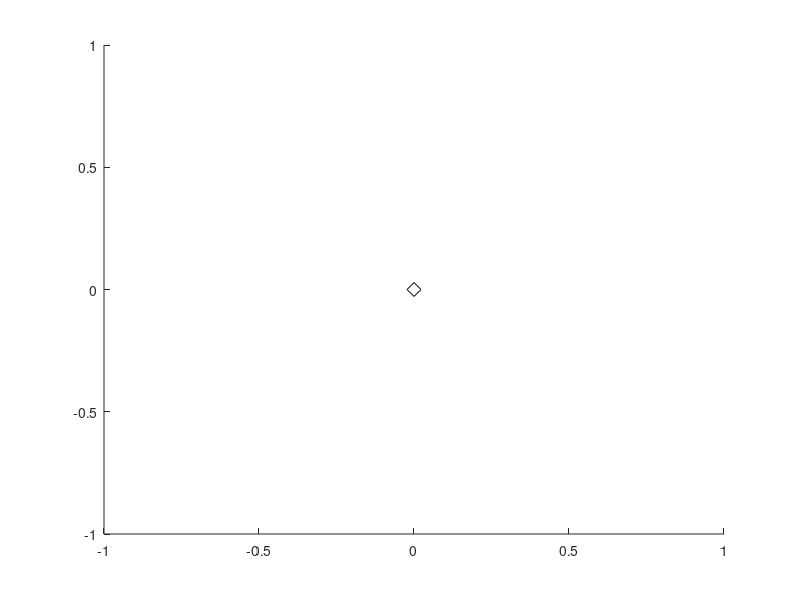

The MATLAB source for this figure: (Note: this script raises an error after producing the figure.)
%%%%%%%%%%%%%%%%%%%%%%%%%%%%%%%%%%%%%%%%%%%%%%%%%%%%%%%%%%%%%%%%%%%%%%%%%%%
% Demo Code for incremental LPV-DS Learning Algorithm from paper:         %
%  'A Physically Const....'                                               %                                                 %
%%%%%%%%%%%%%%%%%%%%%%%%%%%%%%%%%%%%%%%%%%%%%%%%%%%%%%%%%%%%%%%%%%%%%%%%%%%
%% %%%%%%%%%%%%%%%%%%%%%%%%%%%%%%%%%%%%%%%%
%%  DATA LOADING OPTION 1: Draw with GUI %%
%%%%%%%%%%%%%%%%%%%%%%%%%%%%%%%%%%%%%%%%%%%
% Clear all Data
close all; clear all; clc;
%% Draw batches of data
fig1 = figure('Color',[1 1 1]);
limits = [-6 6 -2 0.5];
axis(limits)
set(gcf, 'Units', 'Normalized', 'OuterPosition', [0.25, 0.55, 0.2646 0.4358]);
grid on

% Global Attractor of DS
att_g = [0 0]';
radius_fun = @(x)(1 - my_exp_loc_act(5, att_g, x));
scatter(att_g(1),att_g(2),100,[0 0 0],'d'); hold on;

% Draw Reference Trajectories
data = draw_mouse_data_on_DS(fig1, limits);
Data = []; x0_all = [];
for l=1:length(data)    
    % Check where demos end and shift
    data_ = data{l};
    data_(1:2,:) = data_(1:2,:) - repmat(data_(1:2,end), [1 length(data_)]);
    data_(3:4,end) = zeros(2,1);
    Data = [Data data_];
    x0_all = [x0_all data_(1:2,1)];
end

% Position/Velocity Trajectories
Xi_ref     = Data(1:2,:);
Xi_dot_ref = Data(3:end,:);

%% Store as first batch
Data_1 = Data;
x0_all_1 = x0_all;
Xi_ref_1 = Xi_ref;
Xi_dot_ref_1 = Xi_dot_ref;

%% Store as second batch
Data_2 = Data;
x0_all_2 = x0_all;
Xi_ref_2 = Xi_ref;
Xi_dot_ref_2 = Xi_dot_ref;

%% %%%%%%%%%%%%%%%%%%%%%%%%%%%%%%%%%%%%%%%%%%%%%%%%%%%
%%  DATA LOADING OPTION 2: Choose from LASA DATASET %%
%%%%%%%%%%%%%%%%%%%%%%%%%%%%%%%%%%%%%%%%%%%%%%%%%%%%%%
% Choose DS LASA Dataset to load
% clear all; close all; clc

% Global Attractor of DS
att_g = [0 0]';

%%%%%%%%%%%%%%%%%%%%%%%%%%
%  Load Chosen Dataset %%%
%%%%%%%%%%%%%%%%%%%%%%%%%%
% Multi-Models are Motions 27-28-29-30...
m = 28;
sample = 2;
show_trajectories = 1;
[demos, name] = load_LASA_dataset_shape(m);

% Global Attractor of DS
att_g = [0 0]';

% Extracting data for model 1
Data_1 = []; x0_all_1 = [];
for l=5:7
    % Check where demos end and shift
    data_ = [demos{l}.pos(:,1:sample:end); demos{l}.vel(:,1:sample:end);];
    Data_1 = [Data_1 data_];
    x0_all_1 = [x0_all_1 data_(1:2,20)];
    clear data_
end

% Position/Velocity Trajectories
Xi_ref_1     = Data_1(1:2,:);
Xi_dot_ref_1 = Data_1(3:end,:);


% Extracting data for model 2
Data_2 = []; x0_all_2 = [];
for l=1:4
    % Check where demos end and shift
    data_ = [demos{l}.pos(:,1:sample:end); demos{l}.vel(:,1:sample:end);];
    Data_2 = [Data_2 data_];
    x0_all_2 = [x0_all_2 data_(1:2,20)];
    clear data_
end

% Position/Velocity Trajectories
Xi_ref_2     = Data_2(1:2,:);
Xi_dot_ref_2 = Data_2(3:end,:);

%% %%%%%%%%%%%%%%%%%%%%%%%%%%%%%%%%%%%%%%%%%%%%%%%%%%%%%%%
%%  DATA LOADING OPTION 3: Load from Pre-drawn Examples %%
%%%%%%%%%%%%%%%%%%%%%%%%%%%%%%%%%%%%%%%%%%%%%%%%%%%%%%%%%%
% Example Figure. 6
clear all; close all; clc
load('./datasets/CoRL-paper-Datasets/incremental_1.mat')

% Example Figure. 7
clear all; close all; clc
load('./datasets/CoRL-paper-Datasets/incremental_2.mat')


%%%%%%%%%%%%%%%%%%%%%%%%%%%%%%%%%%%%%%%%%%%%%%%%%%%%%%%%%%%%
%%      Show Trajectories either from Option 1 or 2       %%
%%%%%%%%%%%%%%%%%%%%%%%%%%%%%%%%%%%%%%%%%%%%%%%%%%%%%%%%%%%%
show_trajectories = 1;
if show_trajectories
    figure('Color',[1 1 1]);
    scatter(Xi_ref_1(1,:), Xi_ref_1(2,:),10,[1 0 0],'filled'); hold on
    scatter(Xi_ref_2(1,:), Xi_ref_2(2,:),10,[1 0 1],'filled'); hold on
    grid on; box on;
    xlabel('$\xi_1$','Interpreter','LaTex','FontSize',20);
    ylabel('$\xi_2$','Interpreter','LaTex','FontSize',20);
    legend({'Batch $b$', 'Batch $b+1$'},'Interpreter','LaTex','FontSize',15)
    title('Reference Trajectories','Interpreter','LaTex','FontSize',20);
    xLimits = get(gca,'XLim'); 
    yLimits = get(gca,'YLim');
    limits = [xLimits yLimits];
end
    
%% %%%%%%%%%%%%%%%%%%%%%%%%%%%%%%%%%%%%%%%%%%%%%%%%%%%%
%% %%%%%%%%  Step 2: Learn LPV-DS for batch 1 %%%%%%%%%
%% %%%%%%%%%%%%%%%%%%%%%%%%%%%%%%%%%%%%%%%%%%%%%%%%%%%%

%%%%%%%%%%%%%%%%%%% GMM Estimation Algorithm %%%%%%%%%%%%%%%%%%%
% 0: Physically-Consistent Non-Parametric (Collapsed Gibbs Sampler)
% 1: GMM-EM Model Selection via BIC
% 2: GMM via Competitive-EM
% 3: CRP-GMM via Collapsed Gibbs Sampler
gmm_type = 0;
%%%%%%%%%%%%%%%%%%% DS OPTIMIZATION OPTIONS %%%%%%%%%%%%%%%%%%%%
% Type of constraints/optimization 
constr_type = 0;      % 0:'convex':     A' + A < 0
                      % 1:'non-convex': A'P + PA < 0
                      % 2:'non-convex': A'P + PA < -Q given P                                  
init_cvx    = 0;      % 0/1: initialize non-cvx problem with cvx                
%%%%%%%%%%%%%%%%%%%%%%%%%%%%%%%%%%%%%%%%%%%%%%%%%%%%%%%%%%%%%%%%%%%

% Learn model for batch 1
[ds_gmm_1, A_g_1, b_g_1, P_est_1] = learn_LPVDS(gmm_type,constr_type, init_cvx, Data_1, att_g, limits);

% Add number of points used to estimate this GMM
ds_gmm_1.N = size(Data_1,2);

% Create DS function handle
ds_lpv_1 = @(x) lpv_ds(x, ds_gmm_1, A_g_1, b_g_1);

%% Plot DS batch 1
fig1 = figure('Color',[1 1 1]);
[hd] = scatter(Xi_ref_1(1,:),Xi_ref_1(2,:),20,[1 0 0],'filled'); hold on
[hs] = plot_ds_model(fig1, ds_lpv_1, att_g, limits,'medium'); hold on;
limits_ = limits + [-0.015 0.015 -0.015 0.015];
axis(limits_)
box on
grid on
xlabel('$\xi_1$','Interpreter','LaTex','FontSize',20);
ylabel('$\xi_2$','Interpreter','LaTex','FontSize',20);
% legend({'Batch $b$'},'Interpreter','LaTex','FontSize',15)

% Simulate trajectories and plot them on top
plot_repr = 0;
if plot_repr
    opt_sim = [];
    opt_sim.dt = 0.01;
    opt_sim.i_max = 3000;
    opt_sim.tol = 0.1;
    opt_sim.plot = 0;
    [x_lpv xd_lpv]=Simulation(x0_all_1 ,[],ds_lpv_1, opt_sim);
    [hr] = scatter(x_lpv(1,:),x_lpv(2,:),5,[0 0 0],'filled'); hold on    
end
[~, est_labels_1] =  my_gmm_cluster(Xi_ref_1, ds_gmm_1.Priors, ds_gmm_1.Mu, ds_gmm_1.Sigma, 'hard', []);
plotGMMParameters( Xi_ref_1, est_labels_1, ds_gmm_1.Mu, ds_gmm_1.Sigma,fig1);
title('Initial batch $\theta_{\gamma}^b$ and $\mathbf{f}(\xi)^b$', 'Interpreter','LaTex','FontSize',20)

%% %%%%%%%%%%%%%%%%%%%%%%%%%%%%%%%%%%%%%%%%%%%%%%%%%%%%
%% %%%%%%%%  Step 3: Learn CP-GMM for batch 2 %%%%%%%%%
%% %%%%%%%%%%%%%%%%%%%%%%%%%%%%%%%%%%%%%%%%%%%%%%%%%%%%
%%%% GMM Estimation Algorithm %%%%
% 0: Physically-Consistent Non-Parametric (Collapsed Gibbs Sampler)
% 1: GMM-EM Model Selection via BIC
% 2: GMM via Competitive-EM - rarely works..
% 3: CRP-GMM via Collapsed Gibbs Sampler

est_options = [];
est_options.type        = gmm_type; % GMM Estimation Alorithm Type    
est_options.maxK        = 15;       % Maximum Gaussians for Type 1/2
est_options.do_plots    = 1;        % Plot Estimation Statistics
est_options.adjusts_C   = 1;        % Adjust Sigmas
est_options.fixed_K     = 5;        % Fix K and estimate with EM
est_options.exp_scaling = 1;        % Scaling for the similarity to improve locality

% Discover Local Models
sample = 2;
[Priors0, Mu0, Sigma0] = discover_local_models(Xi_ref_2(:,1:sample:end), Xi_dot_ref_2(:,1:sample:end), est_options);

%% Extract Cluster Labels
est_K_2      = length(Priors0); 
Priors_2 = Priors0; Mu_2 = Mu0; Sigma_2 = Sigma0;
[~, est_labels_2] =  my_gmm_cluster(Xi_ref_2, Priors_2, Mu_2, Sigma_2, 'hard', []);
clear ds_gmm_2; 
ds_gmm_2.Mu = Mu_2; ds_gmm_2.Sigma = Sigma_2; 
ds_gmm_2.Priors = Priors_2; 
% Adjust Covariance Matrices
if est_options.adjusts_C  == 1
    tot_scale_fact = 1; rel_scale_fact = 0.15;
    Sigma = adjust_Covariances(Sigma0, tot_scale_fact, rel_scale_fact);
    ds_gmm_2.Sigma = Sigma;
end  
% Add number of points used to estimate this GMM
ds_gmm_2.N = size(Data_2,2);

% Visualize Cluster Parameters on Manifold Data
plotGMMParameters( Xi_ref_2, est_labels_2, Mu_2, Sigma_2);
limits_ = limits + [-0.015 0.015 -0.015 0.015];
axis(limits_)
title('Batch $b+1$ $\mathcal{PC}-$GMM $\theta_{\gamma}^{b+1}$','Interpreter','LaTex','FontSize',20)
ml_plot_gmm_pdf(Xi_ref, Priors_2, Mu_2, Sigma_2, limits)


%% %%%%%%%%%%%%%%%%%%%%%%%%%%%%%%%%%%%%%%%%%%%%%%%%%%%%%%%%%%%%%%%%%%%%%%%%%%%%%%
%% %%%%%%%%  Step 4: Check for GMM Similarities of batch 2 wrt. batch 1 %%%%%%%%%
%% %%%%%%%%%%%%%%%%%%%%%%%%%%%%%%%%%%%%%%%%%%%%%%%%%%%%%%%%%%%%%%%%%%%%%%%%%%%%%%
est_K_1 = length(ds_gmm_1.Priors);
clc;
prune_components = [];
for k=1:est_K_2
   fprintf('********** Evaluating component k=%d from GMM bathc b+1 **********\n',k) 
   D_k = Xi_ref_2(:,est_labels_2==k);
   d = size(D_k,1);  n = size(D_k,2);  
   nu = d*(d+1)/2; 
   
   % Variables of j-th component
   Mu_k    = ds_gmm_2.Mu(:,k);
   Sigma_k = ds_gmm_2.Sigma(:,:,k);

   for j=1:est_K_1       
       % Variables of j-th component
       Mu_j    = ds_gmm_1.Mu(:,j); 
       Sigma_j = ds_gmm_1.Sigma(:,:,j);
       
       % Test KL-Divergence
       KL_div_1 = 0.5 * (log(det(Sigma_k)/det(Sigma_j)) - d + trace(inv(Sigma_k)*Sigma_j) + ...
                      (Mu_k-Mu_j)'*inv(Sigma_k)*(Mu_k-Mu_j));
       KL_div_2 = 0.5 * (log(det(Sigma_j)/det(Sigma_k)) - d + trace(inv(Sigma_j)*Sigma_k) + ...
                      (Mu_j-Mu_k)'*inv(Sigma_j)*(Mu_j-Mu_k));
       
       if KL_div_1 < 1 || KL_div_2 < 1
            fprintf(2,'KL-divergence(j,k)=%2.2f and KL-divergence(k,j)=%2.2f\n',KL_div_1, KL_div_2);
            fprintf(2,'Kb(%d) and Kb+1(%d) are practically the same! \n',j, k);
            prune_ = [k j];
            prune_components = [prune_components; prune_];
       else
            fprintf('KL-divergence(j,k)=%2.2f and KL-divergence(k,j)=%2.2f\n',KL_div_1, KL_div_2);
       end
   end
end

%% %%%%%%%%%%%%%%%%%%%%%%%%%%%%%%%%%%%%%%%%%%%%%%%%%%%%%%%%%%%%%%%%%%%%%%%%%%%%%%%%%%%
%% %%%%%%%%  Step 4: Prune-Merge/Concatenate GMMs and Estimate DS parameters %%%%%%%%%
%% %%%%%%%%%%%%%%%%%%%%%%%%%%%%%%%%%%%%%%%%%%%%%%%%%%%%%%%%%%%%%%%%%%%%%%%%%%%%%%%%%%%
if isempty(prune_components)
    fprintf(2,'*** No Pruning Necessary! Merging GMM components of both batches! ***\n');
    merged_ds_gmm = mergeGMMs(ds_gmm_1, ds_gmm_2);
    %%%%%%%%  LPV system sum_{k=1}^{K}\gamma_k(xi)(A_kxi + b_k) %%%%%%%%            
    [A_g_2, b_g_2, ~] = optimize_lpv_ds_from_data(Data_2, att_g, 0, ds_gmm_2, [], 0);          
    
else
    fprintf(2,'*** Need to prune components from batch b+1! ***\n');    
    % Before pruning.. estimate DS parameters
    %%%%%%%%  LPV system sum_{k=1}^{K}\gamma_k(xi)(A_kxi + b_k) %%%%%%%%            
    [A_g_2_, b_g_2_, ~] = optimize_lpv_ds_from_data(Data_2, att_g, 0, ds_gmm_2, [], 0);           
       
    remove_batch_2 = prune_components(:,1);
    update_batch_1 = prune_components(:,2);    
    K_prune = size(prune_components,1);

    % Auxiliary variable needed for computation
    M_k = ds_gmm_2.Priors*ds_gmm_2.N;
    M = ds_gmm_2.N;
    N = ds_gmm_1.N;
    
    K_batch1     = length(ds_gmm_1.Priors);
    K_batch2     = length(ds_gmm_2.Priors);    
    K_merge      = K_batch1  + K_batch2  - K_prune;    
    Mu_merge     = zeros(2,K_merge);
    Sigma_merge  = zeros(2,2,K_merge);
    Priors_merge = zeros(1,K_merge);
    
    % Fill in parameters for K_batch1
    for k=1:K_batch1
        if sum(k == update_batch_1)
            id_other_comp = remove_batch_2(update_batch_1 == k);
            fprintf('updating %d-th component of b with %d-th component b+1 \n',k, id_other_comp);
            Mu_j    = ds_gmm_1.Mu(:,k);
            Sigma_j = ds_gmm_1.Sigma(:,:,k);
            Priors_j = ds_gmm_1.Priors(k);
            
            Mu_k    = ds_gmm_2.Mu(:,id_other_comp);
            Sigma_k = ds_gmm_2.Sigma(:,:,id_other_comp);
            
            Mu_merge(:,k) = (N*Priors_j*Mu_j + M_k(id_other_comp)*Mu_k)/(N*Priors_j + M_k(id_other_comp));
            Sigma_merge(:,:,k) = (N*Priors_j*Sigma_j + M_k(id_other_comp)*Sigma_k)/(N*Priors_j + M_k(id_other_comp)) + ...
                                  (N*Priors_j*(Mu_j*Mu_j') + M_k(id_other_comp)*(Mu_k*Mu_k'))/(N*Priors_j + M_k(id_other_comp)) - (Mu_merge(:,k)*Mu_merge(:,k)');
            Priors_merge(k)  = (N*Priors_j + M_k(id_other_comp)) / (N + M);
            
        else
            fprintf('copying %d-th component\n',k)
            Mu_merge(:,k) = ds_gmm_1.Mu(:,k);
            Sigma_merge(:,:,k) = ds_gmm_1.Sigma(:,:,k);
            Priors_merge(k)  = (N*ds_gmm_1.Priors(k)) / (N + M);
        end
        
    end
        
    pruned_gmm = ds_gmm_2;
    idx_= 1:K_batch2; 
    pruned_idx    = setdiff(idx_,remove_batch_2');
    Mu_pruned     = ds_gmm_2.Mu(:,pruned_idx);
    Sigma_pruned  = ds_gmm_2.Sigma(:,:,pruned_idx);
    Priors_pruned = M_k(pruned_idx)/(N+M);

    % Add new components
    Mu_merge(:,K_batch1+1:end) = Mu_pruned;
    Sigma_merge(:,:,K_batch1+1:end) = Sigma_pruned;
    Priors_merge(K_batch1+1:end) = Priors_pruned;
    
    % Create new GMM structure
    merged_ds_gmm = [];
    merged_ds_gmm.Mu = Mu_merge; merged_ds_gmm.Sigma = Sigma_merge; merged_ds_gmm.Priors = Priors_merge;
    merged_ds_gmmN = N + M;
   
    % Extract desired A,b's
    A_g_2 = A_g_2_(:,:,pruned_idx);
    b_g_2 = b_g_2_(:,pruned_idx);
end

% Visualize Cluster Parameters on Manifold Data
[~, est_labels_merged] =  my_gmm_cluster([Xi_ref_1 Xi_ref_2], merged_ds_gmm.Priors, merged_ds_gmm.Mu, merged_ds_gmm.Sigma, 'hard', []);
plotGMMParameters( [Xi_ref_1 Xi_ref_2], est_labels_merged, merged_ds_gmm.Mu, merged_ds_gmm.Sigma);
title('Updated batch $b+1$ $\tilde{\theta}_{\gamma}^{b+1}$', 'Interpreter','LaTex','FontSize',20)

%% %%%%%%%%%%%%%%%%%%%%%%%%%%%%%%%%%%%%%%%%%%%%%%%%%%%%%%%%%%%%%%%%
%% %%%%%%%%  Step 5: Concatenate DS and Plot resulting DS %%%%%%%%%
%% %%%%%%%%%%%%%%%%%%%%%%%%%%%%%%%%%%%%%%%%%%%%%%%%%%%%%%%%%%%%%%%%

%%%%%%%% Concatenate f^b(\xi) and f^b+1(\xi) %%%%%%%%
K_merged = length(merged_ds_gmm.Priors);
A_merged = zeros(2,2,K_merged);
b_merged = zeros(2,K_merged);

% Initial Set of DS
A_merged(:,:,1:est_K_1)     = A_g_1;
A_merged(:,:,est_K_1+1:end) = A_g_2;
b_merged(:,1:est_K_1)     = b_g_1;
b_merged(:,est_K_1+1:end) = b_g_2;

% Create DS function handle
ds_lpv_merged = @(x) lpv_ds(x, new_ds_gmm, A_new, b_new);

%% %%%%%%%%%%%%    Plot Resulting Merged DS  %%%%%%%%%%%%%%%%%%
fig1 = figure('Color',[1 1 1]);
[hd] = scatter(Xi_ref_1(1,:),Xi_ref_1(2,:),20,[1 0 0],'filled'); hold on
[hd] = scatter(Xi_ref_2(1,:),Xi_ref_2(2,:),20,[1 0 1],'filled'); hold on
[hs] = plot_ds_model(fig1, ds_lpv_2, att_g, limits,'medium'); hold on;
limits_ = limits + [-0.015 0.015 -0.015 0.015];
axis(limits_)
box on
grid on

xlabel('$\xi_1$','Interpreter','LaTex','FontSize',20);
ylabel('$\xi_2$','Interpreter','LaTex','FontSize',20);

% plotGMMParameters( [Xi_ref_1 Xi_ref_2], est_labels_merged, merged_ds_gmm.Mu, merged_ds_gmm.Sigma, fig1);
title('Updated batch $b+1$ $\tilde{\theta}_{\gamma}^{b+1}$ and $\mathbf{\tilde{f}}(\xi)^{b+1}$', 'Interpreter','LaTex','FontSize',20)

%% %%%%%%%%%%%%%%%%%%%%%%%%%%%%%%%%%%%%%%%%%%%%%%%%%%%%%
%%     Plot Choosen Lyapunov Function and derivative  %%
%% %%%%%%%%%%%%%%%%%%%%%%%%%%%%%%%%%%%%%%%%%%%%%%%%%%%%%
% Type of plot
contour = 1; % 0: surf, 1: contour
clear lyap_fun_comb lyap_der

P = eye(2);
% Lyapunov function
lyap_fun = @(x)lyapunov_function_PQLF(x, att_g, P);

% Derivative of Lyapunov function (gradV*f(x))
lyap_der = @(x)lyapunov_derivative_PQLF(x, att_g, P, ds_lpv_merged);
title_string_der = {'Lyapunov Function Derivative $\dot{V}(\xi)$'};

% if exist('h_lyap','var');     delete(h_lyap);     end
% if exist('h_lyap_der','var'); delete(h_lyap_der); end
h_lyap     = plot_lyap_fct(lyap_fun, contour, limits,  title_string, 0);
xlabel('$\xi_1$','Interpreter','LaTex','FontSize',20);
ylabel('$\xi_2$','Interpreter','LaTex','FontSize',20);

h_lyap_der = plot_lyap_fct(lyap_der, contour, limits_,  title_string_der, 1);
[hd] = scatter(Xi_ref_1(1,:),Xi_ref_1(2,:),10,[1 1 0],'filled'); hold on
[hd] = scatter(Xi_ref_2(1,:),Xi_ref_2(2,:),10,[1 1 0],'filled'); hold on
xlabel('$\xi_1$','Interpreter','LaTex','FontSize',20);
ylabel('$\xi_2$','Interpreter','LaTex','FontSize',20);
